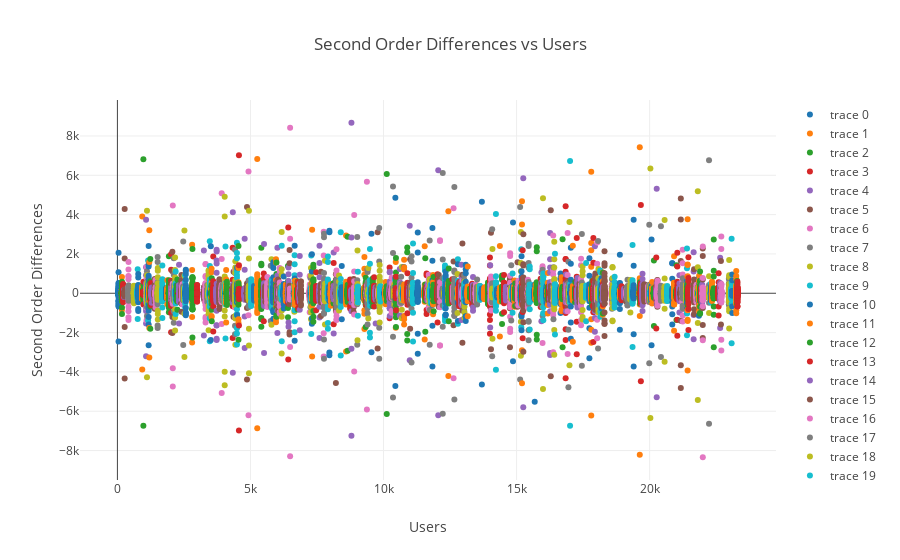

The cell this chart's notebook holds for it:
### Code cell
traces = []

for idx, row in df.iterrows():
    if len(row.second_order_ts_diff) > 50:
        trace = go.Scatter(
                        x = [idx+1]*len(row.second_order_ts_diff),
                        y = row.second_order_ts_diff,
                        mode = 'markers'
                        )
        traces.append(trace)

    
layout = go.Layout(
    title='Second Order Differences vs Users',
    yaxis=dict(
        title='Second Order Differences'
    ),
    xaxis=dict(
        title='Users'
    )
)
fig = go.Figure(data=traces, layout=layout)
plotly.offline.iplot(fig, filename='multiple-axes-double')
